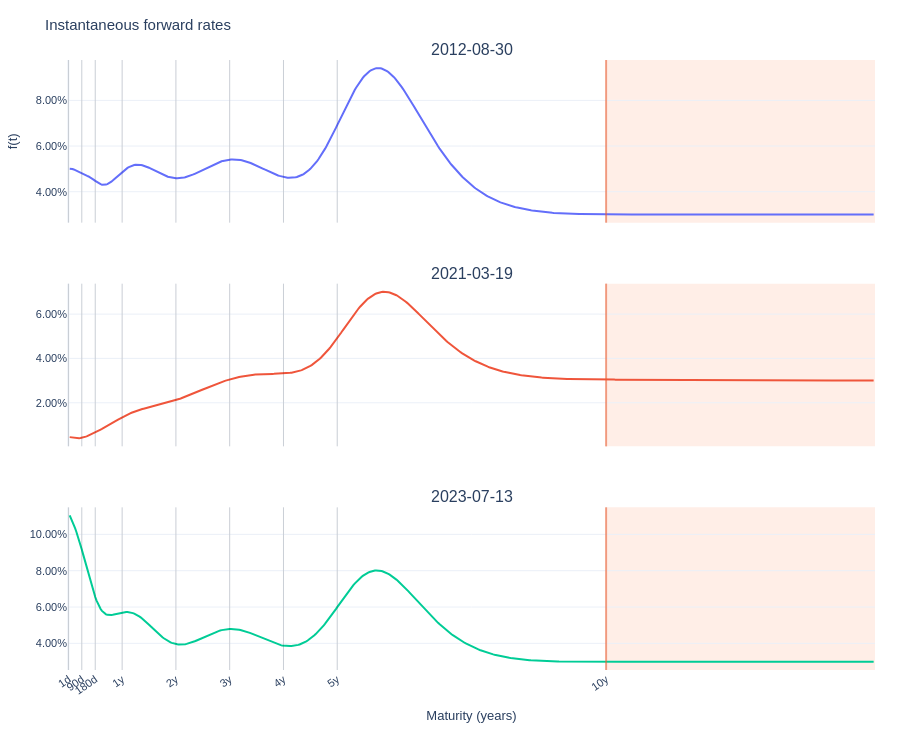

The notebook cell this image was saved under:
### Markdown cell above
Finally, we plot the instantaneous forward rates for the same dates shown above. The smooth and stable forward shapes suggest that the frequency and smoothness penalties are doing their job. The shaded extrapolation region also makes explicit where the curve is driven purely by model assumptions rather than by market instruments.

One interesting feature is the hump that appears near the boundary of the information set. This hump emerges because the model must satisfy the imposed long-term forward rate: in order to anchor the long-run expectation, the curve is forced to bend upward (and then revert) close to the last liquid maturity. A large hump in this case indicates that the model is *over-correcting* in its choice of instantaneous forward curves to reconcile short-/medium-term market data with the long-term anchor. This is a warning sign that our chosen long-term level is likely inconsistent with the shapes implied by the observed curves.

### Code cell
fig = plot_instant_fwds(model, test_market_rates_df, t_max=15, dates=dates)
fig.show()

### Figure 1 — Plotly figure (JSON) as saved in the notebook; plotly's stock layout.template omitted (floating-point values rounded to 4 significant figures; data arrays with more than 128 entries replaced by an {"elided": "..."} marker saying what was removed)
{"data": [{"mode": "lines", "showlegend": false, "type": "scatter", "x": {"elided": "599 float values"}, "xaxis": "x", "y": {"elided": "599 float values"}, "yaxis": "y"}, {"mode": "lines", "showlegend": false, "type": "scatter", "x": {"elided": "599 float values"}, "xaxis": "x2", "y": {"elided": "599 float values"}, "yaxis": "y2"}, {"mode": "lines", "showlegend": false, "type": "scatter", "x": {"elided": "599 float values"}, "xaxis": "x3", "y": {"elided": "599 float values"}, "yaxis": "y3"}], "layout": {"annotations": [{"font": {"size": 16}, "showarrow": false, "text": "2012-08-30", "x": 0.5, "xanchor": "center", "xref": "paper", "y": 1, "yanchor": "bottom", "yref": "paper"}, {"font": {"size": 16}, "showarrow": false, "text": "2021-03-19", "x": 0.5, "xanchor": "center", "xref": "paper", "y": 0.6333, "yanchor": "bottom", "yref": "paper"}, {"font": {"size": 16}, "showarrow": false, "text": "2023-07-13", "x": 0.5, "xanchor": "center", "xref": "paper", "y": 0.2667, "yanchor": "bottom", "yref": "paper"}], "font": {"family": "Arial", "size": 11}, "height": 740, "margin": {"b": 70, "l": 60, "r": 25, "t": 60}, "shapes": [{"layer": "above", "line": {"color": "rgba(0,0,0,0.14)", "width": 1}, "type": "line", "x0": 0.002778, "x1": 0.002778, "xref": "x", "y0": 0, "y1": 1, "yref": "y domain"}, {"layer": "above", "line": {"color": "rgba(0,0,0,0.14)", "width": 1}, "type": "line", "x0": 0.25, "x1": 0.25, "xref": "x", "y0": 0, "y1": 1, "yref": "y domain"}, {"layer": "above", "line": {"color": "rgba(0,0,0,0.14)", "width": 1}, "type": "line", "x0": 0.5, "x1": 0.5, "xref": "x", "y0": 0, "y1": 1, "yref": "y domain"}, {"layer": "above", "line": {"color": "rgba(0,0,0,0.14)", "width": 1}, "type": "line", "x0": 1, "x1": 1, "xref": "x", "y0": 0, "y1": 1, "yref": "y domain"}, {"layer": "above", "line": {"color": "rgba(0,0,0,0.14)", "width": 1}, "type": "line", "x0": 2, "x1": 2, "xref": "x", "y0": 0, "y1": 1, "yref": "y domain"}, {"layer": "above", "line": {"color": "rgba(0,0,0,0.14)", "width": 1}, "type": "line", "x0": 3, "x1": 3, "xref": "x", "y0": 0, "y1": 1, "yref": "y domain"}, {"layer": "above", "line": {"color": "rgba(0,0,0,0.14)", "width": 1}, "type": "line", "x0": 4, "x1": 4, "xref": "x", "y0": 0, "y1": 1, "yref": "y domain"}, {"layer": "above", "line": {"color": "rgba(0,0,0,0.14)", "width": 1}, "type": "line", "x0": 5, "x1": 5, "xref": "x", "y0": 0, "y1": 1, "yref": "y domain"}, {"layer": "above", "line": {"color": "rgba(0,0,0,0.14)", "width": 1}, "type": "line", "x0": 10, "x1": 10, "xref": "x", "y0": 0, "y1": 1, "yref": "y domain"}, {"fillcolor": "LightSalmon", "layer": "below", "line": {"width": 0}, "opacity": 0.18, "type": "rect", "x0": 10, "x1": 15, "xref": "x", "y0": 0, "y1": 1, "yref": "y domain"}, {"layer": "above", "line": {"color": "rgba(255,100,50,0.55)", "width": 2}, "type": "line", "x0": 10, "x1": 10, "xref": "x", "y0": 0, "y1": 1, "yref": "y domain"}, {"layer": "above", "line": {"color": "rgba(0,0,0,0.14)", "width": 1}, "type": "line", "x0": 0.002778, "x1": 0.002778, "xref": "x2", "y0": 0, "y1": 1, "yref": "y2 domain"}, {"layer": "above", "line": {"color": "rgba(0,0,0,0.14)", "width": 1}, "type": "line", "x0": 0.25, "x1": 0.25, "xref": "x2", "y0": 0, "y1": 1, "yref": "y2 domain"}, {"layer": "above", "line": {"color": "rgba(0,0,0,0.14)", "width": 1}, "type": "line", "x0": 0.5, "x1": 0.5, "xref": "x2", "y0": 0, "y1": 1, "yref": "y2 domain"}, {"layer": "above", "line": {"color": "rgba(0,0,0,0.14)", "width": 1}, "type": "line", "x0": 1, "x1": 1, "xref": "x2", "y0": 0, "y1": 1, "yref": "y2 domain"}, {"layer": "above", "line": {"color": "rgba(0,0,0,0.14)", "width": 1}, "type": "line", "x0": 2, "x1": 2, "xref": "x2", "y0": 0, "y1": 1, "yref": "y2 domain"}, {"layer": "above", "line": {"color": "rgba(0,0,0,0.14)", "width": 1}, "type": "line", "x0": 3, "x1": 3, "xref": "x2", "y0": 0, "y1": 1, "yref": "y2 domain"}, {"layer": "above", "line": {"color": "rgba(0,0,0,0.14)", "width": 1}, "type": "line", "x0": 4, "x1": 4, "xref": "x2", "y0": 0, "y1": 1, "yref": "y2 domain"}, {"layer": "above", "line": {"color": "rgba(0,0,0,0.14)", "width": 1}, "type": "line", "x0": 5, "x1": 5, "xref": "x2", "y0": 0, "y1": 1, "yref": "y2 domain"}, {"layer": "above", "line": {"color": "rgba(0,0,0,0.14)", "width": 1}, "type": "line", "x0": 10, "x1": 10, "xref": "x2", "y0": 0, "y1": 1, "yref": "y2 domain"}, {"fillcolor": "LightSalmon", "layer": "below", "line": {"width": 0}, "opacity": 0.18, "type": "rect", "x0": 10, "x1": 15, "xref": "x2", "y0": 0, "y1": 1, "yref": "y2 domain"}, {"layer": "above", "line": {"color": "rgba(255,100,50,0.55)", "width": 2}, "type": "line", "x0": 10, "x1": 10, "xref": "x2", "y0": 0, "y1": 1, "yref": "y2 domain"}, {"layer": "above", "line": {"color": "rgba(0,0,0,0.14)", "width": 1}, "type": "line", "x0": 0.002778, "x1": 0.002778, "xref": "x3", "y0": 0, "y1": 1, "yref": "y3 domain"}, {"layer": "above", "line": {"color": "rgba(0,0,0,0.14)", "width": 1}, "type": "line", "x0": 0.25, "x1": 0.25, "xref": "x3", "y0": 0, "y1": 1, "yref": "y3 domain"}, {"layer": "above", "line": {"color": "rgba(0,0,0,0.14)", "width": 1}, "type": "line", "x0": 0.5, "x1": 0.5, "xref": "x3", "y0": 0, "y1": 1, "yref": "y3 domain"}, {"layer": "above", "line": {"color": "rgba(0,0,0,0.14)", "width": 1}, "type": "line", "x0": 1, "x1": 1, "xref": "x3", "y0": 0, "y1": 1, "yref": "y3 domain"}, {"layer": "above", "line": {"color": "rgba(0,0,0,0.14)", "width": 1}, "type": "line", "x0": 2, "x1": 2, "xref": "x3", "y0": 0, "y1": 1, "yref": "y3 domain"}, {"layer": "above", "line": {"color": "rgba(0,0,0,0.14)", "width": 1}, "type": "line", "x0": 3, "x1": 3, "xref": "x3", "y0": 0, "y1": 1, "yref": "y3 domain"}, {"layer": "above", "line": {"color": "rgba(0,0,0,0.14)", "width": 1}, "type": "line", "x0": 4, "x1": 4, "xref": "x3", "y0": 0, "y1": 1, "yref": "y3 domain"}, {"layer": "above", "line": {"color": "rgba(0,0,0,0.14)", "width": 1}, "type": "line", "x0": 5, "x1": 5, "xref": "x3", "y0": 0, "y1": 1, "yref": "y3 domain"}, {"layer": "above", "line": {"color": "rgba(0,0,0,0.14)", "width": 1}, "type": "line", "x0": 10, "x1": 10, "xref": "x3", "y0": 0, "y1": 1, "yref": "y3 domain"}, {"fillcolor": "LightSalmon", "layer": "below", "line": {"width": 0}, "opacity": 0.18, "type": "rect", "x0": 10, "x1": 15, "xref": "x3", "y0": 0, "y1": 1, "yref": "y3 domain"}, {"layer": "above", "line": {"color": "rgba(255,100,50,0.55)", "width": 2}, "type": "line", "x0": 10, "x1": 10, "xref": "x3", "y0": 0, "y1": 1, "yref": "y3 domain"}], "title": {"text": "Instantaneous forward rates", "xanchor": "left"}, "xaxis": {"anchor": "y", "domain": [0, 1], "matches": "x3", "showticklabels": false, "tickangle": -35, "tickfont": {"size": 11}, "tickmode": "array", "ticktext": ["1d", "90d", "180d", "1y", "2y", "3y", "4y", "5y", "10y"], "tickvals": [0.002778, 0.25, 0.5, 1, 2, 3, 4, 5, 10]}, "xaxis2": {"anchor": "y2", "domain": [0, 1], "matches": "x3", "showticklabels": false, "tickangle": -35, "tickfont": {"size": 11}, "tickmode": "array", "ticktext": ["1d", "90d", "180d", "1y", "2y", "3y", "4y", "5y", "10y"], "tickvals": [0.002778, 0.25, 0.5, 1, 2, 3, 4, 5, 10]}, "xaxis3": {"anchor": "y3", "domain": [0, 1], "showticklabels": true, "tickangle": -35, "tickfont": {"size": 11}, "tickmode": "array", "ticktext": ["1d", "90d", "180d", "1y", "2y", "3y", "4y", "5y", "10y"], "tickvals": [0.002778, 0.25, 0.5, 1, 2, 3, 4, 5, 10], "title": {"text": "Maturity (years)"}}, "yaxis": {"anchor": "x", "domain": [0.7333, 1], "tickformat": ".2%", "title": {"text": "f(t)"}}, "yaxis2": {"anchor": "x2", "domain": [0.3667, 0.6333], "tickformat": ".2%"}, "yaxis3": {"anchor": "x3", "domain": [0, 0.2667], "tickformat": ".2%"}}}
